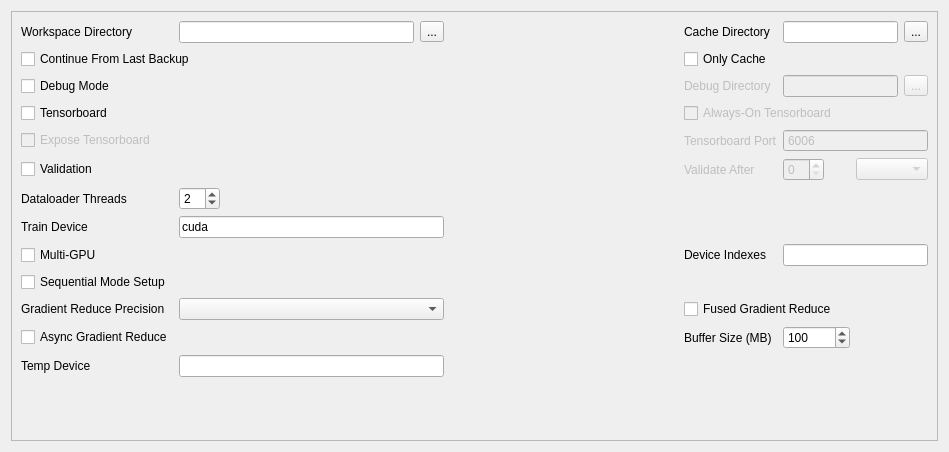
<?xml version="1.0" encoding="UTF-8"?>
<ui version="4.0">
 <class>Form</class>
 <widget class="QWidget" name="Form">
  <property name="geometry">
   <rect>
    <x>0</x>
    <y>0</y>
    <width>949</width>
    <height>452</height>
   </rect>
  </property>
  <property name="windowTitle">
   <string>Form</string>
  </property>
  <layout class="QGridLayout" name="gridLayout">
   <item row="0" column="0">
    <widget class="QScrollArea" name="scrollArea">
     <property name="sizePolicy">
      <sizepolicy hsizetype="Expanding" vsizetype="Expanding">
       <horstretch>0</horstretch>
       <verstretch>0</verstretch>
      </sizepolicy>
     </property>
     <property name="autoFillBackground">
      <bool>false</bool>
     </property>
     <property name="widgetResizable">
      <bool>true</bool>
     </property>
     <widget class="QWidget" name="scrollAreaWidgetContents">
      <property name="geometry">
       <rect>
        <x>0</x>
        <y>0</y>
        <width>929</width>
        <height>432</height>
       </rect>
      </property>
      <layout class="QGridLayout" name="gridLayout_4">
       <item row="2" column="7">
        <widget class="QToolButton" name="debugBtn">
         <property name="enabled">
          <bool>false</bool>
         </property>
         <property name="text">
          <string>...</string>
         </property>
        </widget>
       </item>
       <item row="11" column="5">
        <widget class="QSpinBox" name="bufferSbx">
         <property name="maximum">
          <number>1048576</number>
         </property>
         <property name="value">
          <number>100</number>
         </property>
        </widget>
       </item>
       <item row="0" column="4">
        <widget class="QLabel" name="label_16">
         <property name="text">
          <string>Cache Directory</string>
         </property>
         <property name="buddy">
          <cstring>cacheLed</cstring>
         </property>
        </widget>
       </item>
       <item row="4" column="4">
        <widget class="QLabel" name="label_18">
         <property name="enabled">
          <bool>false</bool>
         </property>
         <property name="text">
          <string>Tensorboard Port</string>
         </property>
         <property name="buddy">
          <cstring>tensorboardSbx</cstring>
         </property>
        </widget>
       </item>
       <item row="7" column="1" colspan="2">
        <widget class="QLineEdit" name="trainDeviceLed">
         <property name="text">
          <string>cuda</string>
         </property>
        </widget>
       </item>
       <item row="8" column="5" colspan="3">
        <widget class="QLineEdit" name="deviceIndexesLed"/>
       </item>
       <item row="0" column="3">
        <spacer name="horizontalSpacer_4">
         <property name="orientation">
          <enum>Qt::Orientation::Horizontal</enum>
         </property>
         <property name="sizeHint" stdset="0">
          <size>
           <width>40</width>
           <height>20</height>
          </size>
         </property>
        </spacer>
       </item>
       <item row="4" column="0">
        <widget class="QCheckBox" name="exposeTensorboardCbx">
         <property name="enabled">
          <bool>false</bool>
         </property>
         <property name="text">
          <string>Expose Tensorboard</string>
         </property>
        </widget>
       </item>
       <item row="2" column="4">
        <widget class="QLabel" name="label_17">
         <property name="enabled">
          <bool>false</bool>
         </property>
         <property name="text">
          <string>Debug Directory</string>
         </property>
         <property name="buddy">
          <cstring>debugLed</cstring>
         </property>
        </widget>
       </item>
       <item row="8" column="4">
        <widget class="QLabel" name="label_22">
         <property name="text">
          <string>Device Indexes</string>
         </property>
         <property name="buddy">
          <cstring>deviceIndexesLed</cstring>
         </property>
        </widget>
       </item>
       <item row="10" column="0">
        <widget class="QLabel" name="label_23">
         <property name="text">
          <string>Gradient Reduce Precision</string>
         </property>
         <property name="buddy">
          <cstring>gradientReduceCmb</cstring>
         </property>
        </widget>
       </item>
       <item row="1" column="0" colspan="2">
        <widget class="QCheckBox" name="continueCbx">
         <property name="text">
          <string>Continue From Last Backup</string>
         </property>
        </widget>
       </item>
       <item row="13" column="1">
        <spacer name="verticalSpacer_5">
         <property name="orientation">
          <enum>Qt::Orientation::Vertical</enum>
         </property>
         <property name="sizeHint" stdset="0">
          <size>
           <width>20</width>
           <height>40</height>
          </size>
         </property>
        </spacer>
       </item>
       <item row="7" column="0">
        <widget class="QLabel" name="label_21">
         <property name="text">
          <string>Train Device</string>
         </property>
         <property name="buddy">
          <cstring>trainDeviceLed</cstring>
         </property>
        </widget>
       </item>
       <item row="6" column="0">
        <widget class="QLabel" name="label_20">
         <property name="text">
          <string>Dataloader Threads</string>
         </property>
         <property name="buddy">
          <cstring>dataloaderSbx</cstring>
         </property>
        </widget>
       </item>
       <item row="8" column="0">
        <widget class="QCheckBox" name="multiGpuCbx">
         <property name="text">
          <string>Multi-GPU</string>
         </property>
        </widget>
       </item>
       <item row="5" column="5">
        <widget class="QSpinBox" name="validateSbx">
         <property name="enabled">
          <bool>false</bool>
         </property>
         <property name="sizePolicy">
          <sizepolicy hsizetype="Fixed" vsizetype="Fixed">
           <horstretch>0</horstretch>
           <verstretch>0</verstretch>
          </sizepolicy>
         </property>
        </widget>
       </item>
       <item row="12" column="0">
        <widget class="QLabel" name="label_25">
         <property name="text">
          <string>Temp Device</string>
         </property>
         <property name="buddy">
          <cstring>tempDeviceLed</cstring>
         </property>
        </widget>
       </item>
       <item row="9" column="0">
        <widget class="QCheckBox" name="sequentialCbx">
         <property name="text">
          <string>Sequential Mode Setup</string>
         </property>
        </widget>
       </item>
       <item row="5" column="0">
        <widget class="QCheckBox" name="validateCbx">
         <property name="text">
          <string>Validation</string>
         </property>
        </widget>
       </item>
       <item row="0" column="1">
        <widget class="QLineEdit" name="workspaceLed"/>
       </item>
       <item row="11" column="4">
        <widget class="QLabel" name="label_24">
         <property name="text">
          <string>Buffer Size (MB)</string>
         </property>
         <property name="buddy">
          <cstring>bufferSbx</cstring>
         </property>
        </widget>
       </item>
       <item row="5" column="4">
        <widget class="QLabel" name="label_19">
         <property name="enabled">
          <bool>false</bool>
         </property>
         <property name="text">
          <string>Validate After</string>
         </property>
         <property name="buddy">
          <cstring>validateSbx</cstring>
         </property>
        </widget>
       </item>
       <item row="0" column="5" colspan="2">
        <widget class="QLineEdit" name="cacheLed"/>
       </item>
       <item row="11" column="0">
        <widget class="QCheckBox" name="asyncGradientCbx">
         <property name="text">
          <string>Async Gradient Reduce</string>
         </property>
        </widget>
       </item>
       <item row="6" column="1" colspan="2">
        <widget class="QSpinBox" name="dataloaderSbx">
         <property name="sizePolicy">
          <sizepolicy hsizetype="Fixed" vsizetype="Fixed">
           <horstretch>0</horstretch>
           <verstretch>0</verstretch>
          </sizepolicy>
         </property>
         <property name="minimum">
          <number>1</number>
         </property>
         <property name="value">
          <number>2</number>
         </property>
        </widget>
       </item>
       <item row="1" column="4" colspan="2">
        <widget class="QCheckBox" name="onlyCacheCbx">
         <property name="text">
          <string>Only Cache</string>
         </property>
        </widget>
       </item>
       <item row="0" column="7">
        <widget class="QToolButton" name="cacheBtn">
         <property name="text">
          <string>...</string>
         </property>
        </widget>
       </item>
       <item row="3" column="0">
        <widget class="QCheckBox" name="tensorboardCbx">
         <property name="text">
          <string>Tensorboard</string>
         </property>
        </widget>
       </item>
       <item row="2" column="0" colspan="2">
        <widget class="QCheckBox" name="debugCbx">
         <property name="text">
          <string>Debug Mode</string>
         </property>
        </widget>
       </item>
       <item row="12" column="1" colspan="2">
        <widget class="QLineEdit" name="tempDeviceLed"/>
       </item>
       <item row="10" column="1" colspan="2">
        <widget class="QComboBox" name="gradientReduceCmb"/>
       </item>
       <item row="0" column="0">
        <widget class="QLabel" name="label_15">
         <property name="text">
          <string>Workspace Directory</string>
         </property>
         <property name="buddy">
          <cstring>workspaceLed</cstring>
         </property>
        </widget>
       </item>
       <item row="0" column="2">
        <widget class="QToolButton" name="workspaceBtn">
         <property name="text">
          <string>...</string>
         </property>
        </widget>
       </item>
       <item row="2" column="5" colspan="2">
        <widget class="QLineEdit" name="debugLed">
         <property name="enabled">
          <bool>false</bool>
         </property>
        </widget>
       </item>
       <item row="5" column="6" colspan="2">
        <widget class="QComboBox" name="validateCmb">
         <property name="enabled">
          <bool>false</bool>
         </property>
        </widget>
       </item>
       <item row="4" column="5" colspan="3">
        <widget class="QSpinBox" name="tensorboardSbx">
         <property name="enabled">
          <bool>false</bool>
         </property>
         <property name="buttonSymbols">
          <enum>QAbstractSpinBox::ButtonSymbols::NoButtons</enum>
         </property>
         <property name="minimum">
          <number>1</number>
         </property>
         <property name="maximum">
          <number>65535</number>
         </property>
         <property name="singleStep">
          <number>1</number>
         </property>
         <property name="value">
          <number>6006</number>
         </property>
        </widget>
       </item>
       <item row="10" column="4" colspan="4">
        <widget class="QCheckBox" name="fusedGradientCbx">
         <property name="text">
          <string>Fused Gradient Reduce</string>
         </property>
        </widget>
       </item>
       <item row="3" column="4" colspan="4">
        <widget class="QCheckBox" name="alwaysOnTensorboardCbx">
         <property name="enabled">
          <bool>false</bool>
         </property>
         <property name="text">
          <string>Always-On Tensorboard</string>
         </property>
        </widget>
       </item>
      </layout>
     </widget>
    </widget>
   </item>
  </layout>
 </widget>
 <tabstops>
  <tabstop>scrollArea</tabstop>
  <tabstop>workspaceLed</tabstop>
  <tabstop>workspaceBtn</tabstop>
  <tabstop>cacheLed</tabstop>
  <tabstop>cacheBtn</tabstop>
  <tabstop>continueCbx</tabstop>
  <tabstop>onlyCacheCbx</tabstop>
  <tabstop>debugCbx</tabstop>
  <tabstop>debugLed</tabstop>
  <tabstop>debugBtn</tabstop>
  <tabstop>tensorboardCbx</tabstop>
  <tabstop>alwaysOnTensorboardCbx</tabstop>
  <tabstop>exposeTensorboardCbx</tabstop>
  <tabstop>tensorboardSbx</tabstop>
  <tabstop>validateCbx</tabstop>
  <tabstop>validateSbx</tabstop>
  <tabstop>validateCmb</tabstop>
  <tabstop>dataloaderSbx</tabstop>
  <tabstop>trainDeviceLed</tabstop>
  <tabstop>multiGpuCbx</tabstop>
  <tabstop>deviceIndexesLed</tabstop>
  <tabstop>sequentialCbx</tabstop>
  <tabstop>gradientReduceCmb</tabstop>
  <tabstop>fusedGradientCbx</tabstop>
  <tabstop>asyncGradientCbx</tabstop>
  <tabstop>bufferSbx</tabstop>
  <tabstop>tempDeviceLed</tabstop>
 </tabstops>
 <resources/>
 <connections>
  <connection>
   <sender>tensorboardCbx</sender>
   <signal>toggled(bool)</signal>
   <receiver>alwaysOnTensorboardCbx</receiver>
   <slot>setEnabled(bool)</slot>
   <hints>
    <hint type="sourcelabel">
     <x>72</x>
     <y>125</y>
    </hint>
    <hint type="destinationlabel">
     <x>600</x>
     <y>124</y>
    </hint>
   </hints>
  </connection>
  <connection>
   <sender>tensorboardCbx</sender>
   <signal>toggled(bool)</signal>
   <receiver>exposeTensorboardCbx</receiver>
   <slot>setEnabled(bool)</slot>
   <hints>
    <hint type="sourcelabel">
     <x>88</x>
     <y>124</y>
    </hint>
    <hint type="destinationlabel">
     <x>114</x>
     <y>157</y>
    </hint>
   </hints>
  </connection>
  <connection>
   <sender>tensorboardCbx</sender>
   <signal>toggled(bool)</signal>
   <receiver>label_18</receiver>
   <slot>setEnabled(bool)</slot>
   <hints>
    <hint type="sourcelabel">
     <x>49</x>
     <y>124</y>
    </hint>
    <hint type="destinationlabel">
     <x>593</x>
     <y>148</y>
    </hint>
   </hints>
  </connection>
  <connection>
   <sender>tensorboardCbx</sender>
   <signal>toggled(bool)</signal>
   <receiver>tensorboardSbx</receiver>
   <slot>setEnabled(bool)</slot>
   <hints>
    <hint type="sourcelabel">
     <x>33</x>
     <y>120</y>
    </hint>
    <hint type="destinationlabel">
     <x>789</x>
     <y>159</y>
    </hint>
   </hints>
  </connection>
  <connection>
   <sender>validateCbx</sender>
   <signal>toggled(bool)</signal>
   <receiver>label_19</receiver>
   <slot>setEnabled(bool)</slot>
   <hints>
    <hint type="sourcelabel">
     <x>165</x>
     <y>190</y>
    </hint>
    <hint type="destinationlabel">
     <x>692</x>
     <y>187</y>
    </hint>
   </hints>
  </connection>
  <connection>
   <sender>validateCbx</sender>
   <signal>toggled(bool)</signal>
   <receiver>validateSbx</receiver>
   <slot>setEnabled(bool)</slot>
   <hints>
    <hint type="sourcelabel">
     <x>52</x>
     <y>189</y>
    </hint>
    <hint type="destinationlabel">
     <x>764</x>
     <y>192</y>
    </hint>
   </hints>
  </connection>
  <connection>
   <sender>validateCbx</sender>
   <signal>toggled(bool)</signal>
   <receiver>validateCmb</receiver>
   <slot>setEnabled(bool)</slot>
   <hints>
    <hint type="sourcelabel">
     <x>40</x>
     <y>187</y>
    </hint>
    <hint type="destinationlabel">
     <x>874</x>
     <y>189</y>
    </hint>
   </hints>
  </connection>
  <connection>
   <sender>debugCbx</sender>
   <signal>toggled(bool)</signal>
   <receiver>label_17</receiver>
   <slot>setEnabled(bool)</slot>
   <hints>
    <hint type="sourcelabel">
     <x>84</x>
     <y>92</y>
    </hint>
    <hint type="destinationlabel">
     <x>648</x>
     <y>89</y>
    </hint>
   </hints>
  </connection>
  <connection>
   <sender>debugCbx</sender>
   <signal>toggled(bool)</signal>
   <receiver>debugLed</receiver>
   <slot>setEnabled(bool)</slot>
   <hints>
    <hint type="sourcelabel">
     <x>203</x>
     <y>92</y>
    </hint>
    <hint type="destinationlabel">
     <x>816</x>
     <y>94</y>
    </hint>
   </hints>
  </connection>
  <connection>
   <sender>debugCbx</sender>
   <signal>toggled(bool)</signal>
   <receiver>debugBtn</receiver>
   <slot>setEnabled(bool)</slot>
   <hints>
    <hint type="sourcelabel">
     <x>160</x>
     <y>86</y>
    </hint>
    <hint type="destinationlabel">
     <x>912</x>
     <y>85</y>
    </hint>
   </hints>
  </connection>
 </connections>
</ui>
